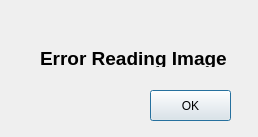
<?xml version="1.0" encoding="UTF-8"?>
<ui version="4.0">
 <class>Error</class>
 <widget class="QDialog" name="Error">
  <property name="geometry">
   <rect>
    <x>0</x>
    <y>0</y>
    <width>258</width>
    <height>137</height>
   </rect>
  </property>
  <property name="windowTitle">
   <string>Dialog</string>
  </property>
  <widget class="QLabel" name="label">
   <property name="geometry">
    <rect>
     <x>40</x>
     <y>50</y>
     <width>321</width>
     <height>17</height>
    </rect>
   </property>
   <property name="font">
    <font>
     <pointsize>14</pointsize>
     <weight>75</weight>
     <bold>true</bold>
    </font>
   </property>
   <property name="text">
    <string>Error Reading Image</string>
   </property>
  </widget>
  <widget class="QPushButton" name="pushButton">
   <property name="geometry">
    <rect>
     <x>150</x>
     <y>90</y>
     <width>81</width>
     <height>31</height>
    </rect>
   </property>
   <property name="text">
    <string>OK</string>
   </property>
  </widget>
 </widget>
 <resources/>
 <connections/>
</ui>
